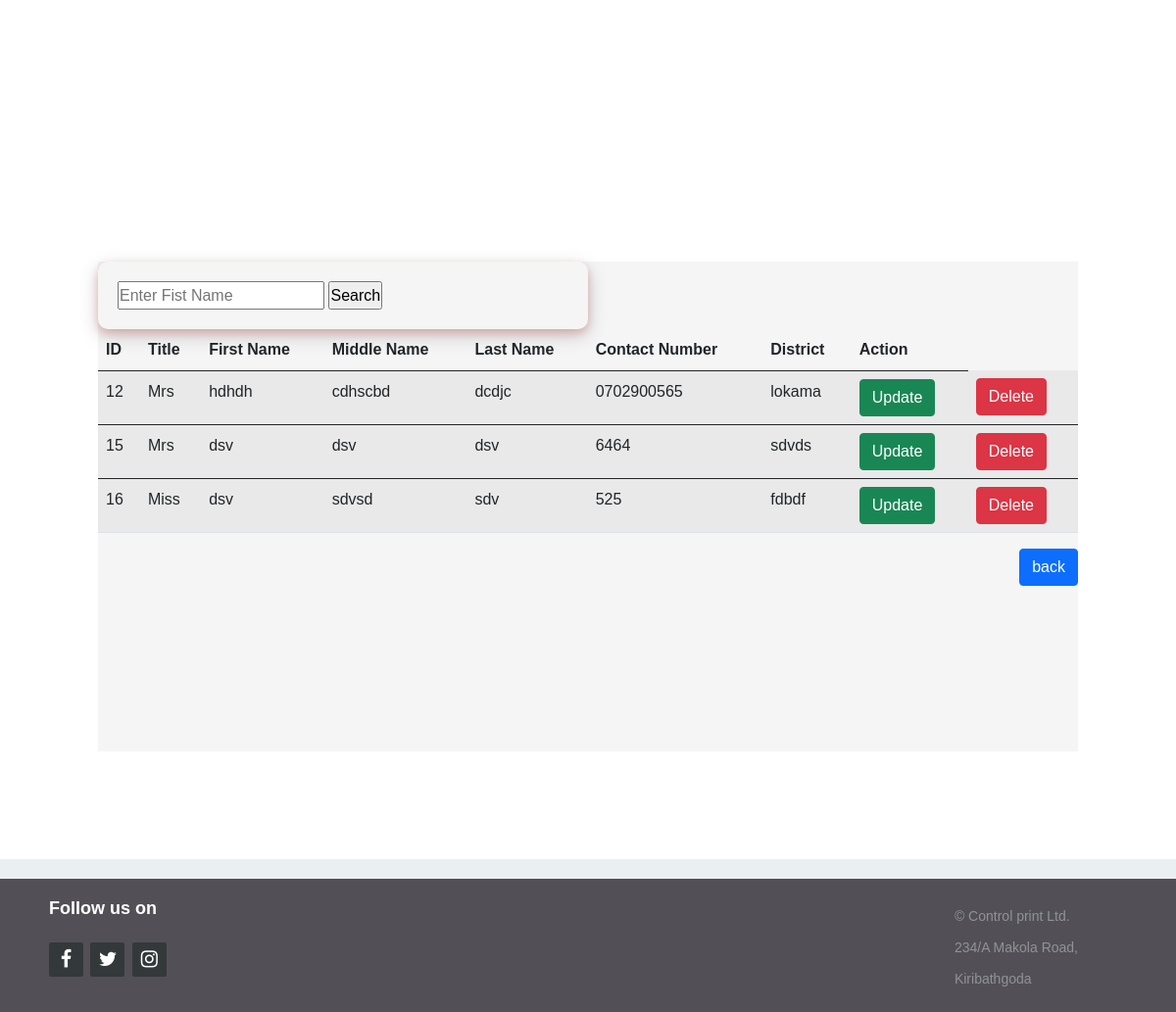
Page /searchcustomer.php on the committed database.
### tables this page shows
CREATE TABLE `customer` (
  `id` int(11) NOT NULL,
  `title` varchar(20) DEFAULT NULL,
  `first_name` varchar(50) DEFAULT NULL,
  `middle_name` varchar(50) DEFAULT NULL,
  `last_name` varchar(50) DEFAULT NULL,
  `contact_no` varchar(10) DEFAULT NULL,
  `district` varchar(50) DEFAULT NULL
);

### searchcustomer.php (the view, shortened to what this page needs)
<!DOCTYPE html>
<html>
<head>
        <link href="https://cdn.jsdelivr.net/npm/bootstrap@5.0.0-beta3/dist/css/bootstrap.min.css" rel="stylesheet">
        <link rel="stylesheet" href="sstyle.css">
        <link rel="stylesheet" href="styles/footer.css">
        <link rel="stylesheet" href="http://maxcdn.bootstrapcdn.com/font-awesome/4.2.0/css/font-awesome.min.css">
</head>
<body>
        <link rel="stylesheet" type="text/css" href="styles/header.css">
        <br>
        <br>
        <br>
        <?php
        $search = $_GET['search'];
        ?>
        <div class="container">
                <div class="box">
                        <div class="form-group">
                                <form action="">
                                        <input type="text" name="search" placeholder="Enter Fist Name">
                                        <input type="submit" value="Search">
                        </div>
                        <table class="table table-striped">
                                <thead>
                                        <tr>
                                        <th scope="col">ID</th>
                                        <th scope="col">Title</th>
                                        <th scope="col">First Name</th>
                                        <th scope="col">Middle Name</th>
                                        <th scope="col">Last Name</th>
                                        <th scope="col">Contact Number</th>
                                        <th scope="col">District</th>
                                        <th scope="col">Action</th>
                                        </tr>
                                </thead>
                                <?php
                                require_once('db_conn.php');
                                $sql = "SELECT * FROM customer WHERE first_name LIKE '%".$search."%'";
                                $getquery = mysqli_query($conn, $sql) or die(mysqli_error($conn));
                                while ($rows = mysqli_fetch_assoc($getquery)) {
                                ?>
                                        <tbody>
                                                <tr>
                                                <td><?php echo $rows['id']; ?></td>
                                                <td><?php echo $rows['title'] ?></td>
                                                <td><?php echo $rows['first_name']; ?></td>
                                                <td><?php echo $rows['middle_name']; ?></td>
                                                <td><?php echo $rows['last_name']; ?></td>
                                                <td><?php echo $rows['contact_no']; ?></td>
                                                <td><?php echo $rows['district']; ?></td>
                                                <td><a href="update.php?id=<?= $rows['id'] ?>" class="btn btn-success">Update</a></td>
                                                <td><a href="delete.php?id=<?= $rows['id'] ?>" class="btn btn-danger">Delete</a></td>
                                                </tr>
                                        <?php   } ?>
                                        </tbody>
                        </table>
                        <div class="link-right">
                                <a href="index.php" class="btn btn-primary">back</a>
                        </div>
                </div>
        </div>
        <footer class="footer-distributed">
                <div class="footer-right">
                        <p class="footer-company-about">
                                <span>Follow us on</span>
                        </p>
                        <div class="footer-icons">
                                <a href="#"><i class="fa fa-facebook"></i></a>
                                <a href="#"><i class="fa fa-twitter"></i></a>
                                <a href="#"><i class="fa fa-instagram"></i></a>
                        </div>
                </div>
                <div class="footer-left">
                        <div class="footer-company-name">
                                <p>© Control print Ltd.</p>
                                <p>234/A Makola Road,</p>
                                <p>Kiribathgoda</p>
                        </div>
                </div>
        </footer>
</body>
</html>

### sstyle.css (style rules this page uses)
body { margin: 0; padding: 0; background-size: cover; background-position: center; font-family: sans-serif; }
.container { min-height: 100vh; display: flex; justify-content: right; align-items: center; flex-direction: column; }
.container form { width: 500px; padding: 20px; border-radius: 10px; box-shadow: 0 4px 8px 0 rgba(204, 11, 11, 0.2), 0 6px 20px 0 rgba(0, 0, 0, 0.19); }
.box { width: 1000px; height: 500px; background: rgb(245, 245, 245); color: #fff; top: 50%; left: 50%; position: absolute; transform: translate(-50%, -50%); box-sizing: border-box; }
.container table { padding: 20px; border-radius: 10px; box-shadow: 0 4px 8px 0 rgba((0), 0, 0, 0.2), 0 6px 20px 0 rgba(0, 0, 0, 0.19); }
.link-right { display: flex; justify-content: flex-end; }

### styles/footer.css (style rules this page uses)
* { padding:0; margin:0; }
html { background-color: #eaf0f2; }
body { font:16px/1.6 Arial, sans-serif; }
footer { position: fixed; bottom: 0; }
.footer-distributed { background-color: rgba(44, 41, 47, 0.8); box-sizing: border-box; width: 100%; text-align: left; font: bold 16px sans-serif; padding: 20px 50px 10px 50px; margin-top: 20px; }
.footer-distributed .footer-left, .footer-distributed .footer-center, .footer-distributed .footer-right { display: inline-block; vertical-align: top; }
.footer-distributed .footer-left { width: 30%; }
.footer-distributed .footer-company-name { color: #8f9296; font-size: 14px; font-weight: normal; margin: 0; padding-left:200px; padding-top:10px; }
.footer-distributed .footer-right { width: 30%; }
.footer-distributed .footer-icons { margin-top: 25px; }
.footer-distributed .footer-icons a { display: inline-block; width: 35px; height: 35px; cursor: pointer; background-color: #33383b; border-radius: 2px; font-size: 20px; color: #ffffff; text-align: center; line-height: 35px; margin-right: 3px; margin-bottom: 5px; }
.footer-distributed .footer-company-about { line-height: 20px; color: #92999f; font-size: 13px; font-weight: normal; margin: 0; }
.footer-distributed .footer-company-about span { display: block; color: #ffffff; font-size: 18px; font-weight: bold; margin-bottom: 20px; }

### styles/header.css (style rules this page uses)
* { box-sizing: border-box; }
body { margin: 0; font-family: Arial, Helvetica, sans-serif; }

### rows in the picture
customer: id "12", title "Mrs", first_name "hdhdh", middle_name "cdhscbd", last_name "dcdjc", contact_no "0702900565", district "lokama"
customer: id "15", title "Mrs", first_name "dsv", middle_name "dsv", last_name "dsv", contact_no "6464", district "sdvds"
customer: id "16", title "Miss", first_name "dsv", middle_name "sdvsd", last_name "sdv", contact_no "525", district "fdbdf"
